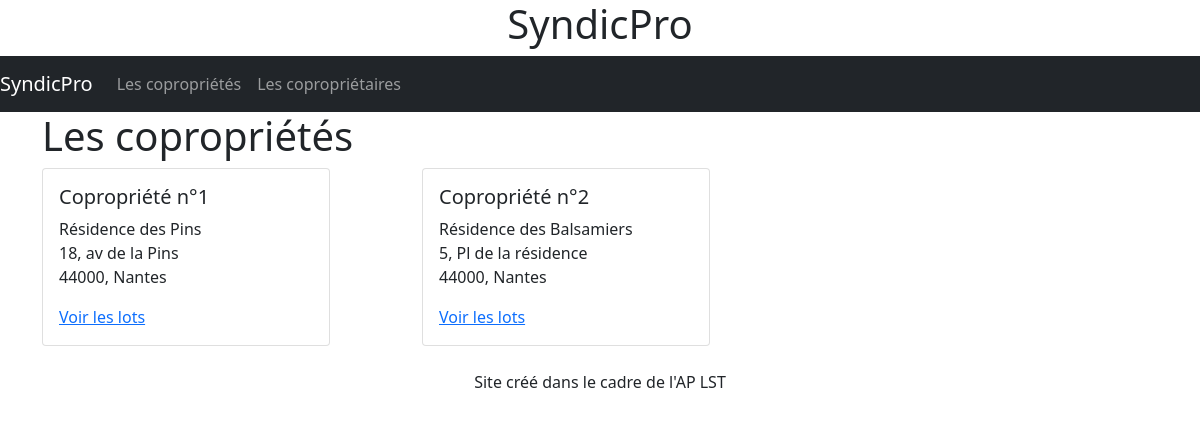
The page /SyndicPro/index.php on the database its author committed.
### tables this page shows
CREATE TABLE Copropriete(
   idCopropriete INT auto_increment,
   nomImmeuble VARCHAR(50) NOT NULL,
   rue VARCHAR(50) NOT NULL,
   cp CHAR(5),
   ville VARCHAR(20) NOT NULL,
   PRIMARY KEY(idCopropriete)
);

### SyndicPro/include/biblioAccesBDD.php (called while the page is built, shortened)
<?php
function getLesCoproprietes($bdd)
{
	$req = "select * from copropriete";
    $res = $bdd->query($req);
    $lesCoProPri = $res->fetchAll();
    return $lesCoProPri;
}

### SyndicPro/index.php (the view, shortened to what this page needs)
<!DOCTYPE html>
<html lang="fr">
<head>
  <?php
  include('include/head.php');
  ?>
</head>
<body>
  <?php
  include('include/header.php');
  include('include/nav.php');
  $lesCoProPri = getLesCoproprietes($bdd);
  ?>
  <div class="jumbotron">
    <div class="container">
      <section>
        <h1>Les copropriétés</h1>
        <div class="row">
          <?php
			foreach ($lesCoProPri as $uneCoProPri) {
            $idCo = $uneCoProPri['idCopropriete'];
            $nomImm = $uneCoProPri['nomImmeuble'];
			$rue = $uneCoProPri['rue'];
			$cp = $uneCoProPri['cp'];
			$ville = $uneCoProPri['ville'];
          ?>
            <article class="col-md-4">
              <div class="card" style="width: 18rem;">
                <div class="card-body">
                  <h5 class="card-title"><?php echo "Copropriété n°" . $idCo ?></h5>
                  <p class="card-text"><?php echo $nomImm . "<br>" . $rue . "<br>" . $cp . ", " . $ville ?></p>
				  <a method="GET" href="Lots.php?$id=<?php echo $idCo ?>" class="card-link">Voir les lots</a>
                </div>
              </div>
              <br>
            </article>
			<?php } ?>
        </div>
      </section>
    </div>
  </div>
  <?php include('include/footer.php'); ?>
</body>
</html>

### rows shown on the page
copropriete: idCopropriete "1", nomImmeuble "Résidence des Pins", rue "18, av de la Pins", cp "44000", ville "Nantes"
copropriete: idCopropriete "2", nomImmeuble "Résidence des Balsamiers", rue "5, Pl de la résidence", cp "44000", ville "Nantes"
